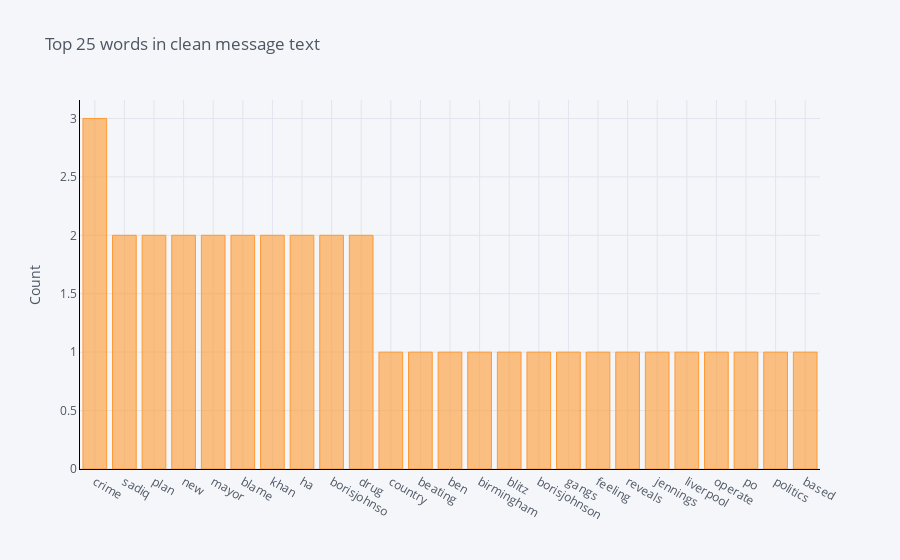
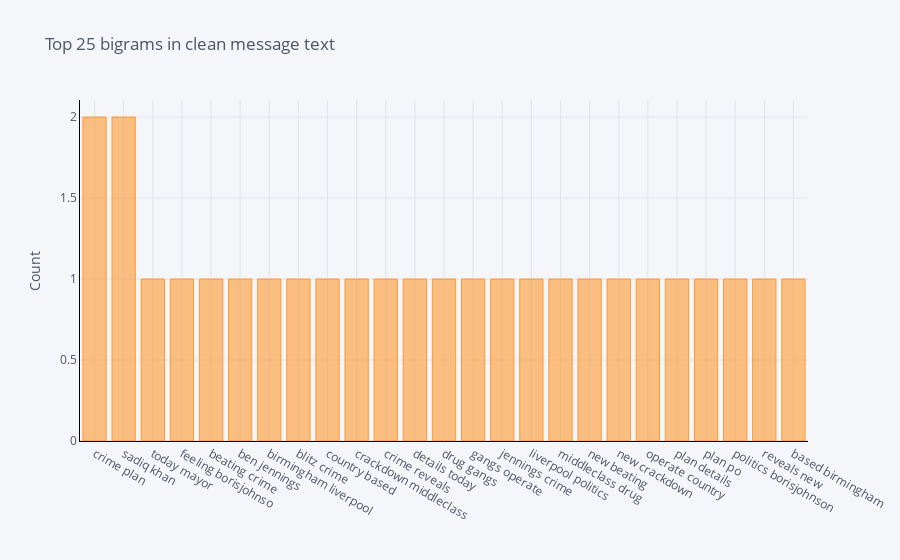

Notebook cell for these charts, in order:
### Markdown cell above
##### 1.4.2.3 Words and NGrams: 'FOR' camp

### Code cell
tw_nlp.plot_ngrams(all_tweets[all_tweets.label == 'FOR'], 'Clean_MessageText_refined')

### Figure 1 — Plotly figure (JSON) as saved in the notebook; plotly's stock layout.template omitted (floating-point values rounded to 4 significant figures)
{"data": [{"marker": {"color": "rgba(255, 153, 51, 0.6)", "line": {"color": "rgba(255, 153, 51, 1.0)", "width": 1}}, "name": "count", "orientation": "v", "text": "", "type": "bar", "x": ["crime", "sadiq", "plan", "new", "mayor", "blame", "khan", "ha", "borisjohnso", "drug", "country", "beating", "ben", "birmingham", "blitz", "borisjohnson", "gangs", "feeling", "reveals", "jennings", "liverpool", "operate", "po", "politics", "based"], "y": [3, 2, 2, 2, 2, 2, 2, 2, 2, 2, 1, 1, 1, 1, 1, 1, 1, 1, 1, 1, 1, 1, 1, 1, 1]}], "layout": {"legend": {"bgcolor": "#F5F6F9", "font": {"color": "#4D5663"}}, "paper_bgcolor": "#F5F6F9", "plot_bgcolor": "#F5F6F9", "title": {"font": {"color": "#4D5663"}, "text": "Top 25 words in clean message text"}, "xaxis": {"gridcolor": "#E1E5ED", "linecolor": "black", "showgrid": true, "tickfont": {"color": "#4D5663"}, "title": {"font": {"color": "#4D5663"}, "text": ""}, "zerolinecolor": "#E1E5ED"}, "yaxis": {"gridcolor": "#E1E5ED", "linecolor": "black", "showgrid": true, "tickfont": {"color": "#4D5663"}, "title": {"font": {"color": "#4D5663"}, "text": "Count"}, "zerolinecolor": "#E1E5ED"}}}

### Figure 2 — Plotly figure (JSON) as saved in the notebook; plotly's stock layout.template omitted (floating-point values rounded to 4 significant figures)
{"data": [{"marker": {"color": "rgba(255, 153, 51, 0.6)", "line": {"color": "rgba(255, 153, 51, 1.0)", "width": 1}}, "name": "count", "orientation": "v", "text": "", "type": "bar", "x": ["crime plan", "sadiq khan", "today mayor", "feeling borisjohnso", "beating crime", "ben jennings", "birmingham liverpool", "blitz crime", "country based", "crackdown middleclass", "crime reveals", "details today", "drug gangs", "gangs operate", "jennings crime", "liverpool politics", "middleclass drug", "new beating", "new crackdown", "operate country", "plan details", "plan po", "politics borisjohnson", "reveals new", "based birmingham"], "y": [2, 2, 1, 1, 1, 1, 1, 1, 1, 1, 1, 1, 1, 1, 1, 1, 1, 1, 1, 1, 1, 1, 1, 1, 1]}], "layout": {"legend": {"bgcolor": "#F5F6F9", "font": {"color": "#4D5663"}}, "paper_bgcolor": "#F5F6F9", "plot_bgcolor": "#F5F6F9", "title": {"font": {"color": "#4D5663"}, "text": "Top 25 bigrams in clean message text"}, "xaxis": {"gridcolor": "#E1E5ED", "linecolor": "black", "showgrid": true, "tickfont": {"color": "#4D5663"}, "title": {"font": {"color": "#4D5663"}, "text": ""}, "zerolinecolor": "#E1E5ED"}, "yaxis": {"gridcolor": "#E1E5ED", "linecolor": "black", "showgrid": true, "tickfont": {"color": "#4D5663"}, "title": {"font": {"color": "#4D5663"}, "text": "Count"}, "zerolinecolor": "#E1E5ED"}}}
